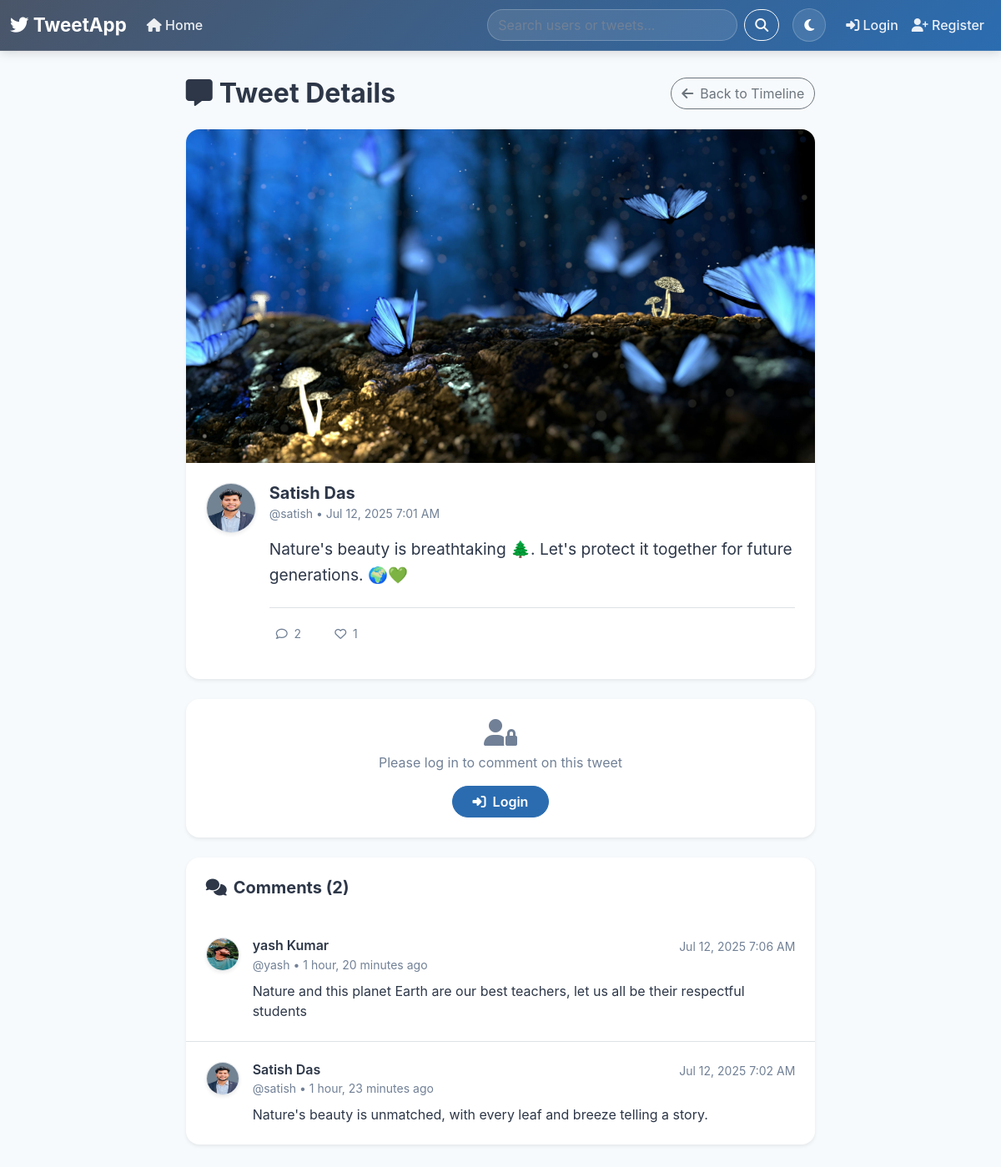
Page /tweet/36/ on the committed database.
### tweet/models.py (models this page shows, shortened)
class Tweet(models.Model):
    user = models.ForeignKey(User, on_delete=models.CASCADE)
    text = models.TextField(max_length=240)
    photo = models.ImageField(upload_to='photos/', blank=True, null=True)
    created_at = models.DateTimeField(auto_now_add=True)
    updated_at = models.DateTimeField(auto_now=True)
    @property
    def likes_count(self):
        return self.likes.count()
    @property
    def comments_count(self):
        return self.comments.count()

class UserProfile(models.Model):
    user = models.OneToOneField(User, on_delete=models.CASCADE)
    bio = models.TextField(max_length=500, blank=True)
    location = models.CharField(max_length=30, blank=True)
    birth_date = models.DateField(null=True, blank=True)
    avatar = models.ImageField(upload_to='avatars/', blank=True, null=True)
    website = models.URLField(blank=True)
    followers = models.ManyToManyField(User, related_name='following', blank=True)
    created_at = models.DateTimeField(auto_now_add=True)
    updated_at = models.DateTimeField(auto_now=True)

class Comment(models.Model):
    user = models.ForeignKey(User, on_delete=models.CASCADE)
    tweet = models.ForeignKey(Tweet, on_delete=models.CASCADE, related_name='comments')
    text = models.TextField(max_length=280)
    created_at = models.DateTimeField(auto_now_add=True)
    updated_at = models.DateTimeField(auto_now=True)
    class Meta:
        ordering = ['-created_at']

### tweet/views.py (the view)
# urls.py: path('<int:tweet_id>/', views.tweet_detail, name='tweet_detail'),
def tweet_detail(request, tweet_id):
    try:
        tweet = get_object_or_404(Tweet, pk=tweet_id)
    except:
        messages.error(request, "Tweet not found.")
        return redirect('tweet_list')
    comments = tweet.comments.all()
    if request.method == 'POST' and request.user.is_authenticated:
        comment_form = CommentForm(request.POST)
        if comment_form.is_valid():
            comment = comment_form.save(commit=False)
            comment.user = request.user
            comment.tweet = tweet
            comment.save()
            return redirect('tweet_detail', tweet_id=tweet.id)
    else:
        comment_form = CommentForm() if request.user.is_authenticated else None
    context = {
        'tweet': tweet,
        'comments': comments,
        'comment_form': comment_form,
    }
    return render(request, 'tweet_detail.html', context)

### tweet/templates/tweet_detail.html (shortened to what this page needs)
{% extends "layout.html" %}
{% load tweet_extras %}
{% block content %}
<div class="row">
    <div class="col-md-8 mx-auto">
        <div class="d-flex justify-content-between align-items-center mb-4">
            <h2 class="fw-bold mb-0" style="color: var(--text-primary);">
                <i class="fas fa-comment-alt me-2"></i>Tweet Details
            </h2>
            <a href="{% url 'tweet_list' %}" class="btn btn-outline-secondary rounded-pill">
                <i class="fas fa-arrow-left me-2"></i>Back to Timeline
            </a>
        </div>
        <div class="card mb-4 shadow-sm border-0 rounded-4">
            {% if tweet.photo %}
                <img src="{{ tweet.photo.url }}" class="card-img-top rounded-top-4" alt="Tweet image" style="max-height: 400px; object-fit: cover;">
            {% endif %}
            <div class="card-body p-4">
                <div class="d-flex align-items-start mb-3">
                    <div class="me-3">
                        {% if tweet.user.userprofile.avatar %}
                            <img src="{{ tweet.user.userprofile.avatar.url }}" class="rounded-circle border shadow-sm" width="60" height="60" alt="Avatar">
                        {% else %}
                            <div class="rounded-circle d-flex align-items-center justify-content-center border shadow-sm"
                                 style="width: 60px; height: 60px; background: linear-gradient(135deg, var(--secondary-color) 0%, var(--primary-color) 100%); color: white;">
                                <i class="fas fa-user fa-lg"></i>
                            </div>
                        {% endif %}
                    </div>
                    <div class="flex-grow-1">                            <div class="d-flex justify-content-between align-items-start">
                                <div>
                                    <a href="{% url 'profile_view' tweet.user.username %}" class="text-decoration-none">
                                        <h5 class="card-title mb-0 fw-bold" style="color: var(--text-primary);">
                                            {{ tweet.user.get_full_name|default:tweet.user.username }}
                                        </h5>
                                    </a>
                                    <small class="text-muted">@{{ tweet.user.username }} • {{ tweet.created_at|date:"M d, Y g:i A" }}</small>
                                </div>
                            </div>
                        <p class="card-text mt-3 mb-4" style="color: var(--text-primary); line-height: 1.6; font-size: 1.2rem;">
                            {{ tweet.text }}
                        </p>
                        <div class="d-flex justify-content-between align-items-center pt-3 border-top">
                            <div class="d-flex gap-4">
                                <span class="btn btn-sm btn-outline-secondary rounded-pill border-0 bg-transparent" style="color: var(--text-muted);">
                                    <i class="far fa-comment me-1"></i>
                                    <span>{{ tweet.comments_count }}</span>
                                </span>
                                {% if user.is_authenticated %}
                                    <button class="btn btn-sm btn-outline-secondary rounded-pill border-0 bg-transparent like-btn"
                                            data-tweet-id="{{ tweet.id }}"
                                            style="color: {% if tweet|is_liked_by:user %}#e91e63{% else %}var(--text-muted){% endif %};">
                                        <i class="{% if tweet|is_liked_by:user %}fas{% else %}far{% endif %} fa-heart me-1"></i>
                                        <span class="like-count">{{ tweet.likes_count }}</span>
                                    </button>
                                {% else %}
                                    <button class="btn btn-sm btn-outline-secondary rounded-pill border-0 bg-transparent" style="color: var(--text-muted);">
                                        <i class="far fa-heart me-1"></i>
                                        <span>{{ tweet.likes_count }}</span>
                                    </button>
                                {% endif %}
                            </div>
                        </div>
                    </div>
                </div>
            </div>
        </div>
        {% if user.is_authenticated %}
            <div class="card mb-4 shadow-sm border-0 rounded-4">
                <div class="card-body p-4">
                    <div class="d-flex align-items-start">
                        <div class="me-3">
                            {% if user.userprofile.avatar %}
                                <img src="{{ user.userprofile.avatar.url }}" class="rounded-circle border shadow-sm" width="50" height="50" alt="Avatar">
                            {% else %}
                                <div class="rounded-circle d-flex align-items-center justify-content-center border shadow-sm"
                                     style="width: 50px; height: 50px; background: linear-gradient(135deg, var(--secondary-color) 0%, var(--primary-color) 100%); color: white;">
                                    <i class="fas fa-user"></i>
                                </div>
                            {% endif %}
                        </div>
                        <div class="flex-grow-1">
                            <form method="post" class="needs-validation" novalidate>
                                {% csrf_token %}
                                {% if comment_form.errors %}
                                    <div class="alert alert-danger alert-dismissible fade show" role="alert">
                                        <i class="fas fa-exclamation-triangle me-2"></i>
                                        {% for field, errors in comment_form.errors.items %}
                                            {% for error in errors %}
                                                <div>{{ error }}</div>
                                            {% endfor %}
                                        {% endfor %}
                                        <button type="button" class="btn-close" data-bs-dismiss="alert"></button>
                                    </div>
                                {% endif %}
                                <div class="mb-3">
                                    {{ comment_form.text }}
                                </div>
                                <div class="d-flex justify-content-between align-items-center">
                                    <small class="text-muted">
                                        <span id="comment-char-count">0</span>/280 characters
                                    </small>
                                    <button type="submit" class="btn btn-primary rounded-pill fw-semibold px-4">
                                        <i class="fas fa-paper-plane me-2"></i>Post Comment
                                    </button>
                                </div>
                            </form>
                        </div>
                    </div>
                </div>
            </div>
        {% else %}
            <div class="card mb-4 shadow-sm border-0 rounded-4">
                <div class="card-body p-4 text-center">
                    <p class="text-muted mb-3">
                        <i class="fas fa-user-lock fa-2x mb-2"></i><br>
                        Please log in to comment on this tweet
                    </p>
                    <a href="{% url 'login' %}" class="btn btn-primary rounded-pill fw-semibold px-4">
                        <i class="fas fa-sign-in-alt me-2"></i>Login
                    </a>
                </div>
            </div>
        {% endif %}
        <div class="card shadow-sm border-0 rounded-4">
            <div class="card-header bg-transparent border-0 p-4">
                <h5 class="fw-bold mb-0" style="color: var(--text-primary);">
                    <i class="fas fa-comments me-2"></i>Comments ({{ comments.count }})
                </h5>
            </div>
            <div class="card-body p-0">
                {% for comment in comments %}
                    <div class="p-4 {% if not forloop.last %}border-bottom{% endif %}">
                        <div class="d-flex align-items-start">
                            <div class="me-3">
                                {% if comment.user.userprofile.avatar %}
                                    <img src="{{ comment.user.userprofile.avatar.url }}" class="rounded-circle border shadow-sm" width="40" height="40" alt="Avatar">
                                {% else %}
                                    <div class="rounded-circle d-flex align-items-center justify-content-center border shadow-sm"
                                         style="width: 40px; height: 40px; background: linear-gradient(135deg, var(--secondary-color) 0%, var(--primary-color) 100%); color: white;">
                                        <i class="fas fa-user fa-sm"></i>
                                    </div>
                                {% endif %}
                            </div>
                            <div class="flex-grow-1">
                                <div class="d-flex justify-content-between align-items-start mb-2">
                                    <div>
                                        <a href="{% url 'profile_view' comment.user.username %}" class="text-decoration-none">
                                            <h6 class="fw-semibold mb-0" style="color: var(--text-primary);">
                                                {{ comment.user.get_full_name|default:comment.user.username }}
                                            </h6>
                                        </a>
                                        <small class="text-muted">@{{ comment.user.username }} • {{ comment.created_at|timesince }} ago</small>
                                    </div>
                                    <small class="text-muted">{{ comment.created_at|date:"M d, Y g:i A" }}</small>
                                </div>
                                <p class="mb-0" style="color: var(--text-primary); line-height: 1.5;">
                                    {{ comment.text }}
                                </p>
                            </div>
                        </div>
                    </div>
                {% empty %}
                    <div class="text-center py-5">
                        <i class="fas fa-comment-slash fa-3x text-muted mb-3"></i>
                        <p class="text-muted">No comments yet. Be the first to comment!</p>
                    </div>
                {% endfor %}
            </div>
        </div>
    </div>
</div>
{% endblock %}

### templates/layout.html (style rules this page uses)
:root { --primary-color: #4a5568; --secondary-color: #718096; --accent-color: #2b6cb0; --success-color: #38a169; --warning-color: #d69e2e; --danger-color: #e53e3e; --light-bg: #f7fafc; --card-bg: #ffffff; --text-primary: #2d3748; --text-secondary: #4a5568; --text-muted: #718096; --border-color: #e2e8f0; }
body { margin: 0; padding: 0; background-color: var(--light-bg); color: var(--text-primary); font-family: -apple-system, BlinkMacSystemFont, 'Segoe UI', Roboto, sans-serif; transition: background-color 0.3s ease, color 0.3s ease; }
.card { background-color: var(--card-bg); border: 1px solid var(--border-color); border-radius: 12px; box-shadow: 0 1px 3px rgba(0,0,0,.1); transition: box-shadow 0.3s ease, background-color 0.3s ease, border-color 0.3s ease; }
.btn-primary { background-color: var(--accent-color); border-color: var(--accent-color); font-weight: 600; }
.text-muted { color: var(--text-muted) !important; }

### tweet/templates/tweet_detail.html (style rules this page uses)
.card { transition: all 0.3s ease; }
.btn { transition: all 0.2s ease; }

### rows in the picture
Tweet: photo (picture), user.userprofile.avatar (picture), user.get_full_name "Satish Das", user.username "satish", created_at "Jul 12, 2025 7:01 AM", text "Nature's beauty is breathtaking 🌲. Let's protect it together for future generations. 🌍💚", comments_count "2", likes_count "1", count "2"
Comment: user.userprofile.avatar (picture), user.get_full_name "yash Kumar", user.username "yash", created_at "1 hour, 20 minutes", created_at "Jul 12, 2025 7:06 AM", text "Nature and this planet Earth are our best teachers, let us all be their respectful students"
Comment: user.userprofile.avatar (picture), user.get_full_name "Satish Das", user.username "satish", created_at "1 hour, 23 minutes", created_at "Jul 12, 2025 7:02 AM", text "Nature's beauty is unmatched, with every leaf and breeze telling a story."
